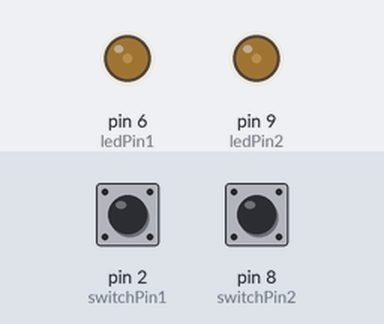
Bench run of a sketch on a simulated Arduino Uno, built with avr-gcc and run on an emulated ATmega328P. Shown: output pins drawn as LEDs (lit = HIGH). Inputs (shaded band) come from the test bench; at power-on: pin 2 (switchPin1) HIGH, pin 8 (switchPin2) HIGH.

Above: at 1.2 s.
1.3 s: pin 2 (switchPin1) pulled LOW for 0.15 s
At 2.2 s:
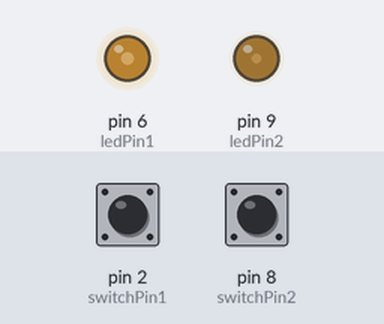
2.9 s: pin 8 (switchPin2) pulled LOW for 0.15 s
At 3.4 s:
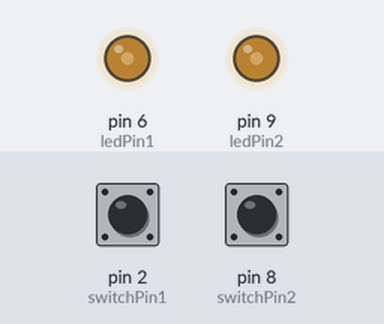
4.5 s: pin 2 (switchPin1) pulled LOW for 1 s
At 5.9 s:
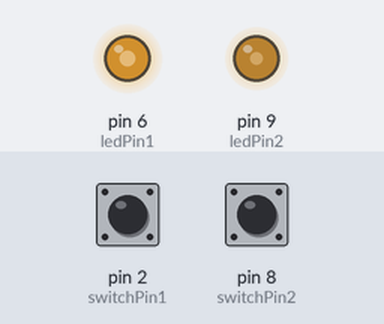
7.0 s: pin 8 (switchPin2) pulled LOW for 1 s
At 9.0 s:
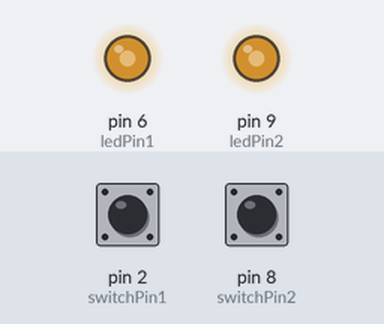
9.5 s: pin 2 (switchPin1) pulled LOW for 0.15 s
At 10.8 s:
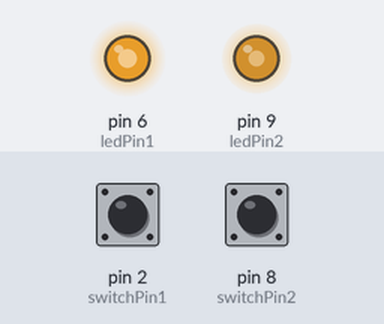
11.1 s: pin 8 (switchPin2) pulled LOW for 0.15 s
At 12.0 s:
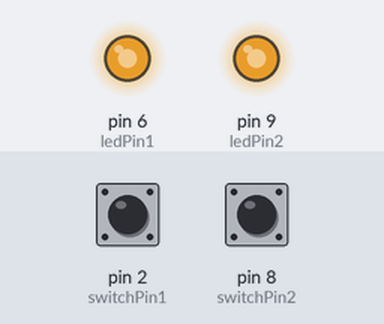
Timing chart, 0 to 13.7 s (numbered marks = the images above; inputs shaded):
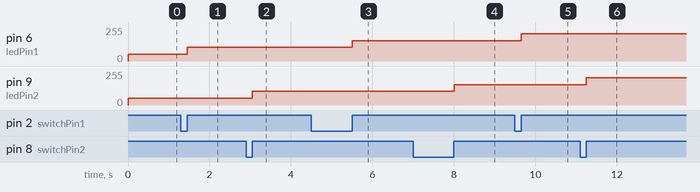

Measured:
- after the input at 1.3 s, pin 6 (ledPin1): 51/255 → 102/255 after 0.16 s
- after the input at 2.9 s, pin 9 (ledPin2): 51/255 → 102/255 after 0.16 s
- after the input at 4.5 s, pin 6 (ledPin1): 102/255 → 153/255 after 1.0 s
- after the input at 7.0 s, pin 9 (ledPin2): 102/255 → 153/255 after 1.0 s
- after the input at 9.5 s, pin 6 (ledPin1): 153/255 → 204/255 after 0.16 s
- after the input at 11.1 s, pin 9 (ledPin2): 153/255 → 204/255 after 0.16 s

The sketch:

led_pwm_switchincrement.ino
```cpp
int ledPin1 = 6;
int switchPin1 = 2;
int ledPin2 = 9;
int switchPin2 = 8;
boolean lastButton1 = LOW;
boolean currentButton1 = LOW;
int ledLevel1 = 0;
boolean lastButton2 = LOW;
boolean currentButton2 = LOW;
int ledLevel2 = 0;


void setup() {
  // put your setup code here, to run once:
  pinMode (switchPin1, INPUT);
  pinMode (ledPin1, OUTPUT);
  pinMode (switchPin2, INPUT);
  pinMode (ledPin2, OUTPUT);
}

boolean debounce(boolean last, int x)
{
     boolean current = digitalRead(x);
     if (last != current)
     {
        delay(5);
        current = digitalRead(x);
      }
      return current;
}

void loop() {
  // put your main code here, to run repeatedly:
  currentButton1 = debounce(lastButton1, switchPin1);
  currentButton2 = debounce(lastButton2, switchPin2);

  if (lastButton1 == LOW && currentButton1 == HIGH)
  ledLevel1 = ledLevel1 + 51;

  if (lastButton2 == LOW && currentButton2 == HIGH)
  ledLevel2 = ledLevel2 + 51;

  lastButton1 = currentButton1;
  lastButton2 = currentButton2;

  if(ledLevel1 > 255)ledLevel1 = 0;
  if(ledLevel2 > 255)ledLevel2 = 0;

  analogWrite(ledPin1, ledLevel1);
  analogWrite(ledPin2, ledLevel2);
}
```
